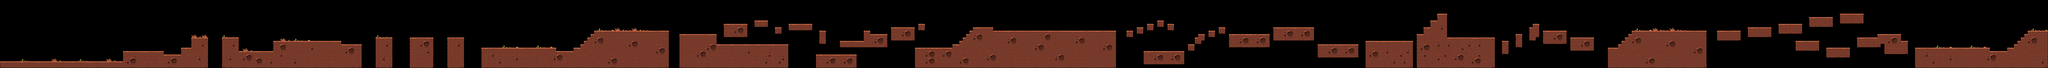

This game map was drawn from its Tiled (.tmx) file and the tilesets committed beside it. A one-line description and the trimmed map source follow:
An orthogonal 600x20 tile map with 16x16 px tiles, 1 tile layer (Livello tile 1).

<map version="1.0" tiledversion="1.1.1" orientation="orthogonal" renderorder="right-down" width="600" height="20" tilewidth="16" tileheight="16" infinite="0" nextobjectid="1">
 <tileset firstgid="1" source="tiles-1.tsx" />
 <layer name="Livello tile 1" width="600" height="20">
  <data>[12000 cells, 3679 non-empty, 56 distinct tile ids]</data>
 </layer>
</map>
